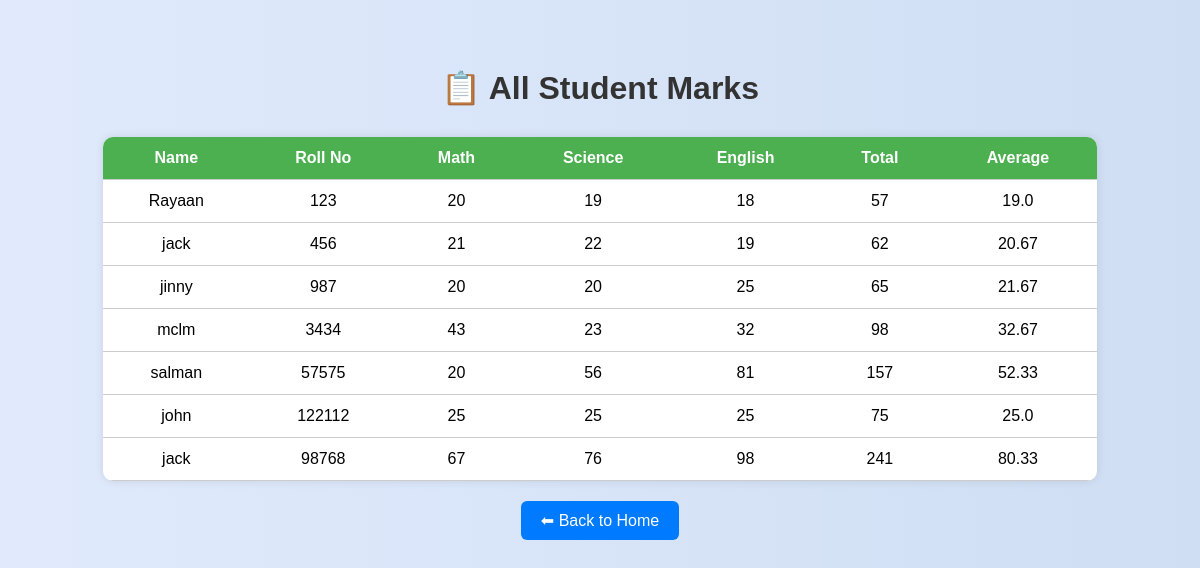
/view, run on the app's committed database.
### tables this page shows
CREATE TABLE students (
        id INTEGER PRIMARY KEY AUTOINCREMENT,
        name TEXT NOT NULL,
        roll INTEGER,
        maths INTEGER,
        science INTEGER,
        english INTEGER
    );

### app.py (the view)
@app.route('/view')
def view_students():
    conn = sqlite3.connect('student.db')
    c = conn.cursor()
    c.execute('SELECT name, roll, maths, science, english FROM students')
    students = c.fetchall()
    conn.close()
    return render_template('view.html', students=students)

### templates/view.html (shortened to what this page needs)
<!DOCTYPE html>
<html>
<head>
</head>
<body>
    <h1>📋 All Student Marks</h1>
    {% if students %}
        <table>
            <tr>
                <th>Name</th>
                <th>Roll No</th>
                <th>Math</th>
                <th>Science</th>
                <th>English</th>
                <th>Total</th>
                <th>Average</th>
            </tr>
            {% for s in students %}
            <tr>
                <td>{{ s[0] }}</td>
                <td>{{ s[1] }}</td>
                <td>{{ s[2] }}</td>
                <td>{{ s[3] }}</td>
                <td>{{ s[4] }}</td>
                <td>{{ s[2] + s[3] + s[4] }}</td>
                <td>{{ ((s[2] + s[3] + s[4]) / 3) | round(2) }}</td>
            </tr>
            {% endfor %}
        </table>
    {% else %}
        <p>No students found.</p>
    {% endif %}
    <a href="/"><button>⬅ Back to Home</button></a>
</body>
</html>

### templates/view.html (style rules this page uses)
body { font-family: Arial, sans-serif; background: linear-gradient(to right, #e0eafc, #cfdef3); text-align: center; padding: 40px; }
h1 { margin-bottom: 30px; color: #333; }
table { margin: auto; border-collapse: collapse; width: 90%; background: white; border-radius: 10px; overflow: hidden; box-shadow: 0 0 10px rgba(0,0,0,0.1); }
th, td { padding: 12px 20px; border-bottom: 1px solid #ccc; }
th { background-color: #4CAF50; color: white; }
a button { margin-top: 20px; padding: 10px 20px; font-size: 16px; background-color: #007bff; color: white; border: none; border-radius: 6px; cursor: pointer; }

### data on the page
students: name "Rayaan", roll "123", maths "20", science "19", english "18", s[2]+s[3]+s[4] "57", ((s[2]+s[3]+s[4])/3)|round(2) "19.0"
students: name "jack", roll "456", maths "21", science "22", english "19", s[2]+s[3]+s[4] "62", ((s[2]+s[3]+s[4])/3)|round(2) "20.67"
students: name "jinny", roll "987", maths "20", science "20", english "25", s[2]+s[3]+s[4] "65", ((s[2]+s[3]+s[4])/3)|round(2) "21.67"
students: name "mclm", roll "3434", maths "43", science "23", english "32", s[2]+s[3]+s[4] "98", ((s[2]+s[3]+s[4])/3)|round(2) "32.67"
students: name "salman", roll "57575", maths "20", science "56", english "81", s[2]+s[3]+s[4] "157", ((s[2]+s[3]+s[4])/3)|round(2) "52.33"
students: name "john", roll "122112", maths "25", science "25", english "25", s[2]+s[3]+s[4] "75", ((s[2]+s[3]+s[4])/3)|round(2) "25.0"
students: name "jack", roll "98768", maths "67", science "76", english "98", s[2]+s[3]+s[4] "241", ((s[2]+s[3]+s[4])/3)|round(2) "80.33"
